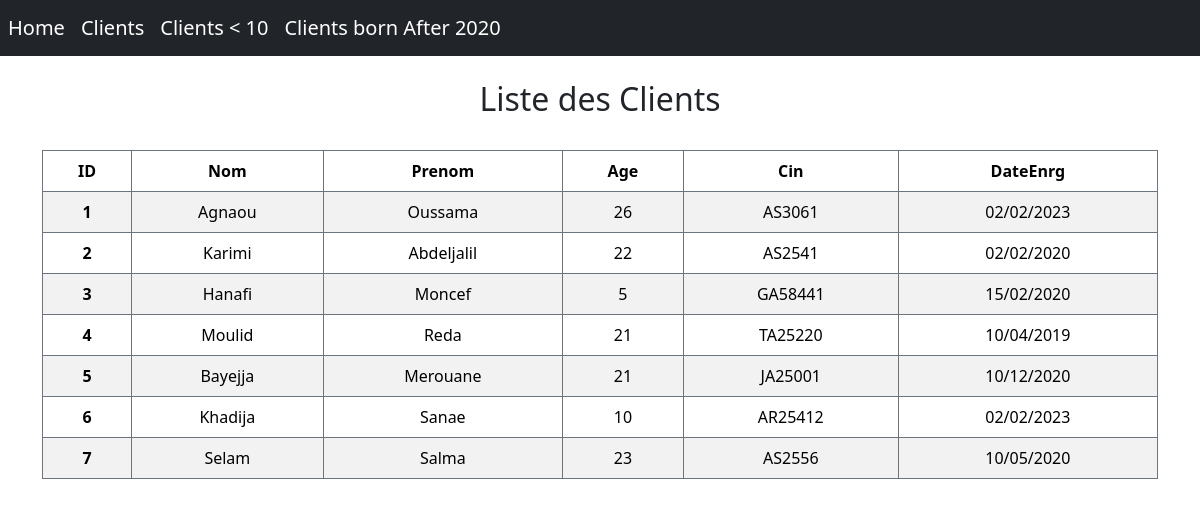
Screenshot of /client with the database file from the repository.
### client/models.py (models this page shows)
class Client(models.Model):
    nom = models.CharField(max_length=50)
    prenom = models.CharField(max_length=50)
    age = models.IntegerField()
    cin = models.CharField(max_length=12)
    dateEnrg = models.DateField(blank=True, null=True)

### client/views.py (the view)
# urls.py: path("client", client_view, name="client"),
def client_view(request):
    clients = Client.objects.all()
    context = {
        "clients": clients
    }
    return render(request, 'LesClient.html', context)

### templates/LesClient.html
{% extends 'home.html' %}
{% block content %}
<div class='sub-container'>
    <h2 class="text-center">Liste des Clients</h2>
    <br/>
    <table class="table table-striped table-bordered border-secondary rounded text-center">
        <thead>
          <tr>
            <th scope="col">ID</th>
            <th scope="col">Nom</th>
            <th scope="col">Prenom</th>
            <th scope="col">Age</th>
            <th scope="col">Cin</th>
            <th scope="col">DateEnrg</th>
          </tr>
        </thead>
        <tbody>
            {% for client in clients %}
          <tr>
            <th scope="row">{{ client.id }}</th>
            <td>{{ client.nom }}</td>
            <td>{{ client.prenom }}</td>
            <td>{{ client.age }}</td>
            <td>{{ client.cin }}</td>
            <td>{{ client.dateEnrg|date:"d/m/o"}}</td>
          </tr>
          {% endfor %}
        </tbody>
      </table>
</div>
{% endblock %}

### templates/home.html (shortened to what this page needs)
<!doctype html>
<html>
<head>
    {% load django_bootstrap5 %}
    {% bootstrap_css %}
</head>
<body >
    {% include 'navbar.html' %}
    <br/>
    <div class="container" >
    {% block content %}
        {% load static %} <img class="img-responsive img-fluid rounded w-25" src="{% static "images/imgBill.jpg" %}">
   {% endblock %}
    </div>
    </body>
</html>

### templates/navbar.html
<nav class="navbar navbar-expand-lg navbar-dark bg-dark p-2 mb-10">
    <a class="navbar-brand" href="{% url 'home' %}">Home</a>
    <a class="navbar-brand" href="{% url 'client' %}">Clients</a>
    <a class="navbar-brand" href="{% url 'client10' %}">Clients < 10</a>
    <a class="navbar-brand" href="{% url 'client_2020' %}">Clients born After 2020</a>
</nav>

### rows the page displays
Client: id "1", nom "Agnaou", prenom "Oussama", age "26", cin "AS3061", dateEnrg "02/02/2023"
Client: id "2", nom "Karimi", prenom "Abdeljalil", age "22", cin "AS2541", dateEnrg "02/02/2020"
Client: id "3", nom "Hanafi", prenom "Moncef", age "5", cin "GA58441", dateEnrg "15/02/2020"
Client: id "4", nom "Moulid", prenom "Reda", age "21", cin "TA25220", dateEnrg "10/04/2019"
Client: id "5", nom "Bayejja", prenom "Merouane", age "21", cin "JA25001", dateEnrg "10/12/2020"
Client: id "6", nom "Khadija", prenom "Sanae", age "10", cin "AR25412", dateEnrg "02/02/2023"
Client: id "7", nom "Selam", prenom "Salma", age "23", cin "AS2556", dateEnrg "10/05/2020"
